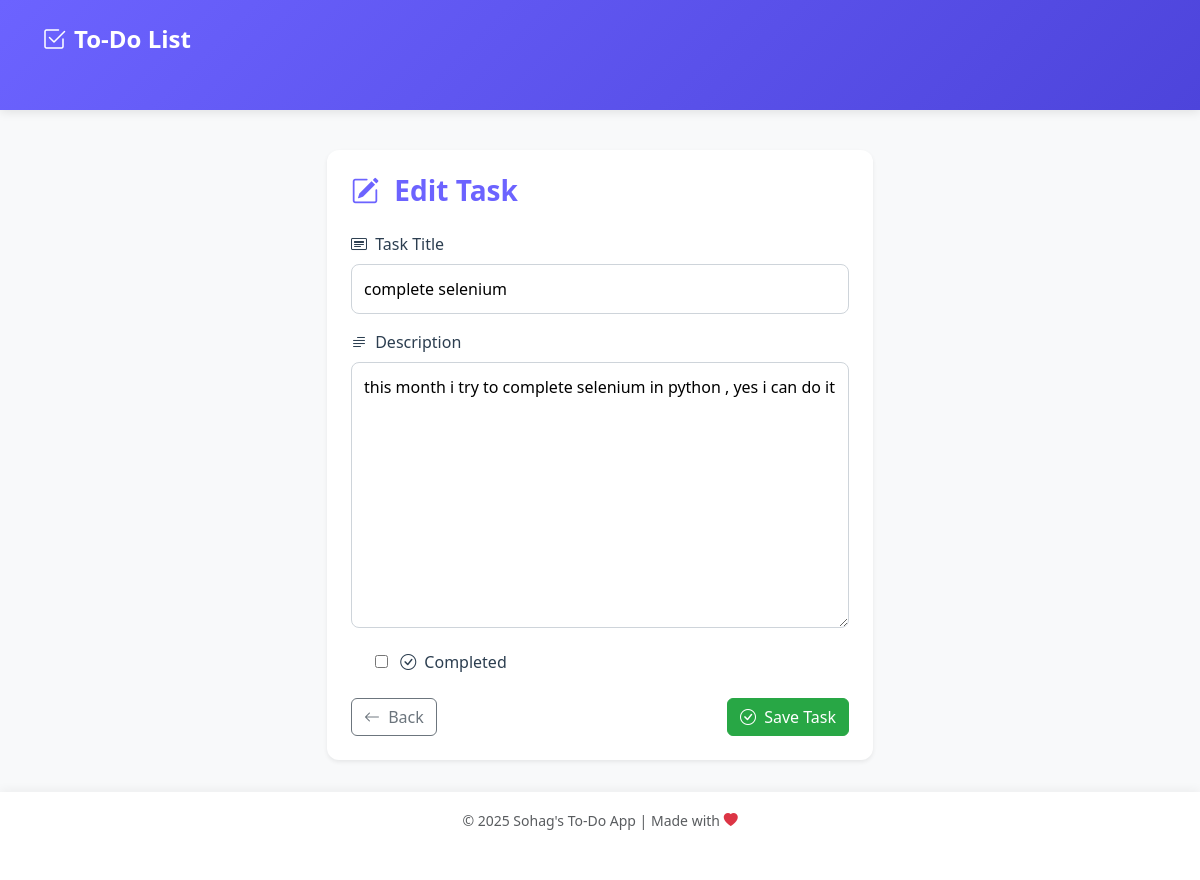
The page /edit/5/ on the database its author committed.
### todo_app/models.py (models this page shows, shortened)
class Task ( models.Model):
    title = models.CharField( max_length= 200)
    description = models.TextField( blank= True)
    completed = models.BooleanField(default=False)
    created = models.DateTimeField(auto_now_add=True)

### todo_app/views.py (the view)
def task_update(request, pk):
    task = get_object_or_404(Task, pk=pk)
    if request.method == 'POST':
        form = Taskfrom(request.POST, instance=task)
        if form.is_valid():
            form.save()
            return redirect('task_list')
    else:
        form = Taskfrom(instance=task)
    return render(request, 'todo/task_form.html', {'form': form})

### todo_app/forms.py
class Taskfrom(forms.ModelForm):
    class Meta:
        model = Task
        fields = ['title', 'description', 'completed']

### todo_app/templates/todo/task_form.html (shortened to what this page needs)
{% extends 'todo/base.html' %}
{% block content %}
<div class="row justify-content-center">
    <div class="col-md-8 col-lg-6">
        <div class="card shadow-sm">
            <div class="card-body p-4">
                <h3 class="card-title mb-4">
                    <i class="bi bi-pencil-square me-2"></i>
                    {% if form.instance.pk %}Edit Task{% else %}Create New Task{% endif %}
                </h3>
                <form method="post">
                    <div class="mb-3">
                        <label for="{{ form.title.id_for_label }}" class="form-label">
                            <i class="bi bi-card-heading me-1"></i> Task Title
                        </label>
                        {{ form.title }}
                    </div>
                    <div class="mb-3">
                        <label for="{{ form.description.id_for_label }}" class="form-label">
                            <i class="bi bi-text-paragraph me-1"></i> Description
                        </label>
                        {{ form.description }}
                    </div>
                    <div class="form-check mb-4">
                        {{ form.completed }}
                        <label class="form-check-label" for="{{ form.completed.id_for_label }}">
                            <i class="bi bi-check-circle me-1"></i> Completed
                        </label>
                    </div>
                    <div class="d-flex justify-content-between mt-4">
                        <a href="{% url 'task_list' %}" class="btn btn-outline-secondary">
                            <i class="bi bi-arrow-left me-1"></i> Back
                        </a>
                        <button type="submit" class="btn btn-success">
                            <i class="bi bi-check-circle me-1"></i> Save Task
                        </button>
                    </div>
                </form>
            </div>
        </div>
    </div>
</div>
{% endblock %}

### todo_app/templates/todo/base.html (style rules this page uses)
:root { --primary-color: #6c63ff; --secondary-color: #4d44db; --accent-color: #ff6584; --light-bg: #f8f9fa; --dark-color: #2c3e50; }
body { background-color: var(--light-bg); color: var(--dark-color); min-height: 100vh; display: flex; flex-direction: column; }
.card { border: none; border-radius: 10px; box-shadow: 0 4px 6px rgba(0, 0, 0, 0.05); transition: transform 0.3s ease, box-shadow 0.3s ease; }

### todo_app/templates/todo/task_form.html (style rules this page uses)
.card { border: none; border-radius: 12px; margin-top: 1rem; }
.card-title { color: var(--primary-color); font-weight: 600; }
.form-label { font-weight: 500; color: var(--dark-color); }
input[type="text"], textarea { width: 100%; padding: 0.75rem; border: 1px solid #ced4da; border-radius: 8px; transition: border-color 0.2s ease, box-shadow 0.2s ease; }
textarea { min-height: 120px; resize: vertical; }
.btn-success { background-color: #28a745; border-color: #28a745; transition: all 0.2s ease; }
.btn-outline-secondary { transition: all 0.2s ease; }
.form-check-label { margin-left: 0.5rem; font-weight: 500; color: var(--dark-color); }

### rows shown on the page
Task: title "complete selenium", description "this month i try to complete selenium in python , yes i can do it"
